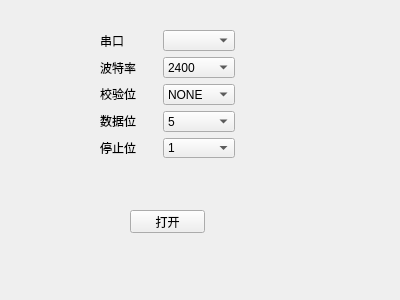
<?xml version="1.0" encoding="UTF-8"?>
<ui version="4.0">
 <class>comForm</class>
 <widget class="QWidget" name="comForm">
  <property name="geometry">
   <rect>
    <x>0</x>
    <y>0</y>
    <width>400</width>
    <height>300</height>
   </rect>
  </property>
  <property name="windowTitle">
   <string>Form</string>
  </property>
  <widget class="QPushButton" name="openClose_Button">
   <property name="geometry">
    <rect>
     <x>130</x>
     <y>210</y>
     <width>75</width>
     <height>23</height>
    </rect>
   </property>
   <property name="text">
    <string>打开</string>
   </property>
  </widget>
  <widget class="QWidget" name="layoutWidget">
   <property name="geometry">
    <rect>
     <x>100</x>
     <y>30</y>
     <width>135</width>
     <height>128</height>
    </rect>
   </property>
   <layout class="QHBoxLayout" name="horizontalLayout">
    <item>
     <layout class="QVBoxLayout" name="verticalLayout">
      <item>
       <widget class="QLabel" name="com_label">
        <property name="text">
         <string>串口</string>
        </property>
       </widget>
      </item>
      <item>
       <widget class="QLabel" name="baud_label">
        <property name="text">
         <string>波特率</string>
        </property>
       </widget>
      </item>
      <item>
       <widget class="QLabel" name="parity_label">
        <property name="text">
         <string>校验位</string>
        </property>
       </widget>
      </item>
      <item>
       <widget class="QLabel" name="data_label">
        <property name="text">
         <string>数据位</string>
        </property>
       </widget>
      </item>
      <item>
       <widget class="QLabel" name="stop_label">
        <property name="text">
         <string>停止位</string>
        </property>
       </widget>
      </item>
     </layout>
    </item>
    <item>
     <layout class="QVBoxLayout" name="verticalLayout_2">
      <item>
       <widget class="QComboBox" name="com_Box"/>
      </item>
      <item>
       <widget class="QComboBox" name="baud_Box">
        <item>
         <property name="text">
          <string>2400</string>
         </property>
        </item>
        <item>
         <property name="text">
          <string>4800</string>
         </property>
        </item>
        <item>
         <property name="text">
          <string>9600</string>
         </property>
        </item>
        <item>
         <property name="text">
          <string>115200</string>
         </property>
        </item>
       </widget>
      </item>
      <item>
       <widget class="QComboBox" name="parity_Box">
        <item>
         <property name="text">
          <string>NONE</string>
         </property>
        </item>
        <item>
         <property name="text">
          <string>ODD</string>
         </property>
        </item>
        <item>
         <property name="text">
          <string>EVEN</string>
         </property>
        </item>
        <item>
         <property name="text">
          <string>MARK</string>
         </property>
        </item>
        <item>
         <property name="text">
          <string>SPACE</string>
         </property>
        </item>
       </widget>
      </item>
      <item>
       <widget class="QComboBox" name="data_Box">
        <property name="currentText">
         <string>8</string>
        </property>
        <item>
         <property name="text">
          <string>5</string>
         </property>
        </item>
        <item>
         <property name="text">
          <string>6</string>
         </property>
        </item>
        <item>
         <property name="text">
          <string>7</string>
         </property>
        </item>
        <item>
         <property name="text">
          <string>8</string>
         </property>
        </item>
       </widget>
      </item>
      <item>
       <widget class="QComboBox" name="stop_Box">
        <item>
         <property name="text">
          <string>1</string>
         </property>
        </item>
        <item>
         <property name="text">
          <string>2</string>
         </property>
        </item>
        <item>
         <property name="text">
          <string>1.5</string>
         </property>
        </item>
       </widget>
      </item>
     </layout>
    </item>
   </layout>
  </widget>
  <zorder>layoutWidget</zorder>
  <zorder>openClose_Button</zorder>
 </widget>
 <resources/>
 <connections/>
</ui>
